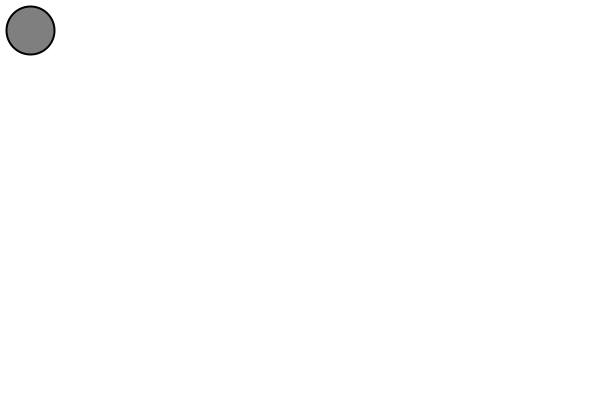
Frame 1 (no input)
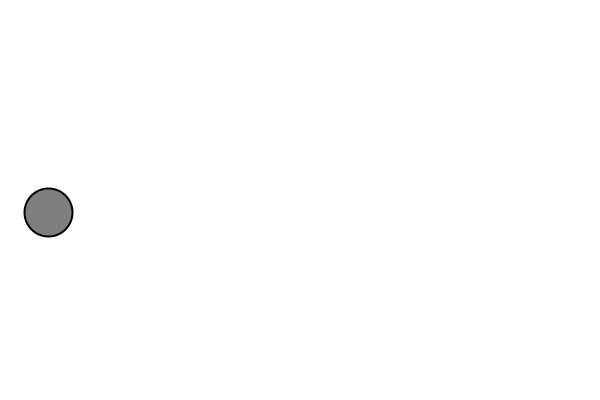
Frame 60 (the mouse pressed at the canvas centre just before this capture)
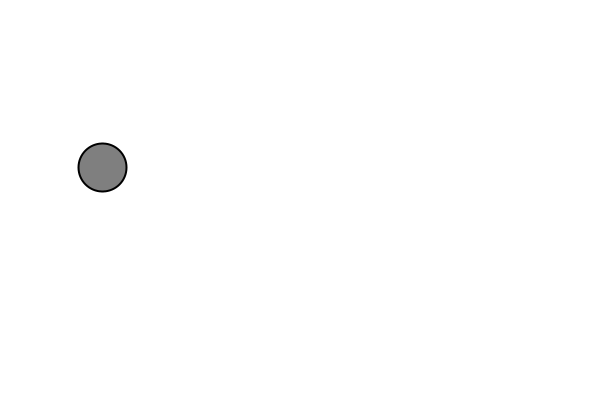
Frame 120 (the mouse held since frame 60 and released just before this capture)

The Processing sketch that drew these frames (run headless with seeded random() and noise(); from frame 60 on, the mouse is pressed at the canvas centre):

// Processing sketch: ex1_forces
// ── ex1_forces.pde
Mover m;

void setup(){
  size(600,400);
  m = new Mover();
  
}


void draw() {
  background(255);

  PVector wind = new PVector(0.01,0);
  PVector gravity = new PVector(0,0.1);
  m.applyForce(wind);
  m.applyForce(gravity);


  m.update();
  m.display();
  m.checkEdges();

}

// ── Mover.pde

class Mover {

  PVector position;
  PVector velocity;
  PVector acceleration;
  float mass;

  Mover() {
    position = new PVector(30,30);
    velocity = new PVector(0,0);
    acceleration = new PVector(0,0);
    mass = 1;
  }
  
  void applyForce(PVector force) {
    PVector f = PVector.div(force,mass);
    acceleration.add(f);
  }
  
  void update() {
    velocity.add(acceleration);
    position.add(velocity);
    acceleration.mult(0);
  }

  void display() {
    stroke(0);
    strokeWeight(2);
    fill(127);
    ellipse(position.x,position.y,48,48);
  }

  void checkEdges() {

    if (position.x > width) {
      position.x = width;
      velocity.x *= -1;
    } else if (position.x < 0) {
      velocity.x *= -1;
      position.x = 0;
    }

    if (position.y > height) {
      velocity.y *= -1;
      position.y = height;
    }

  }

}
